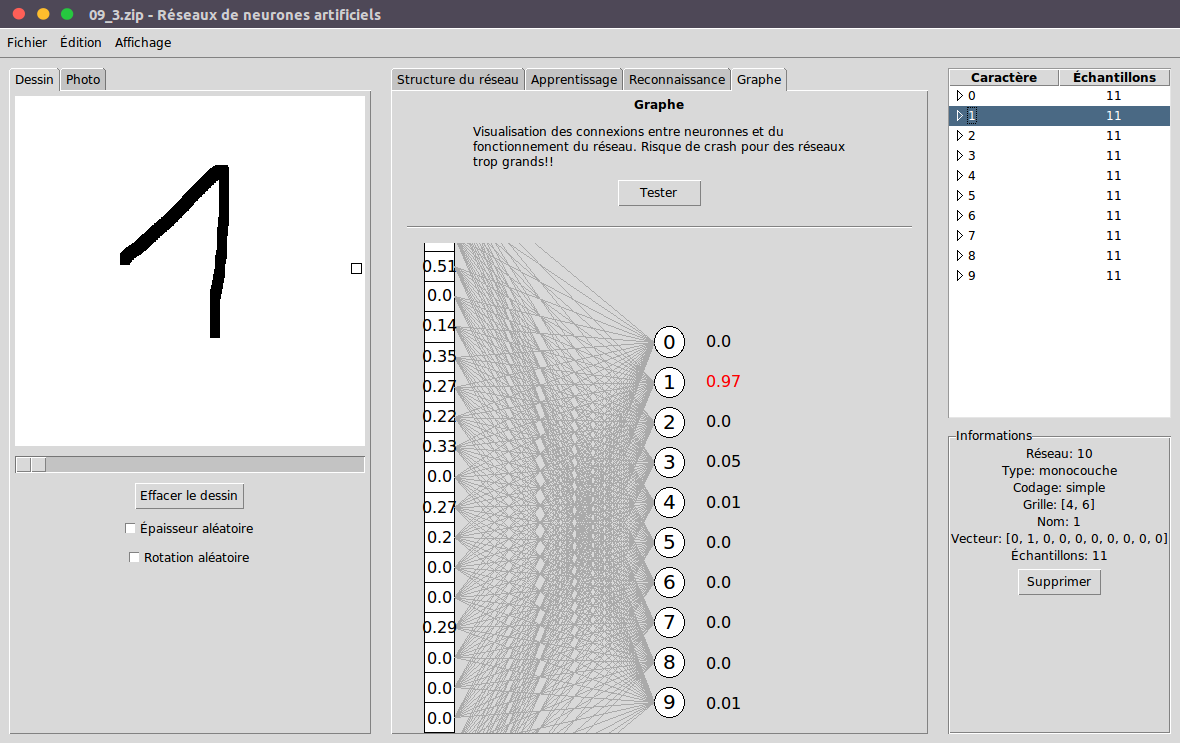
#> input picture transparents/schemas/capture.png, 1180 x 743 px
$ python -i ocr.py   (imports and definitions only)
#> lines starting #> are read from the running program, lines starting #| are printed output that depends on the picture
#> further down, picture is the input picture: PIL image 1180x743 RGB; mean R, G, B 213, 212.9, 213.5
# https://pillow.readthedocs.org/ pip install pillow
from PIL import Image

# Pour algorithmes
import math
import numpy as np
import random

# Pour sauvegardes dans des fichiers
import json
import io
import zipfile
import base64
import os


class ImageBinaire:

	"""Classe pour manipuler les images en noir et blanc"""

	def __init__(self, img):

		# On ne peut malheureusement pas hériter de la classe Image de PIL, il faut donc garder en mémoire une image PIL sur laquelle on travaille (voir également __getattr__)

		self._img = img

	def __getattr__(self, key):

		# Si une méthode n'est pas implémentée par ImageBinaire, on appelle cette méthode sur l'image interne PIL: cela évite d'avoir a réecrire toutes les méthodes d'image de PIL"""

		if key == "_img": raise AttributeError() # Evite les récursions infinies, à priori
		return getattr(self._img, key)

	# [5 lines left out: function new, not called in this run]

	def rotate(self, angle, resample = 0, expand = 0):

		"""Retourne une image d'un angle donné (modification en place)"""
#> called with angle = 90, resample = 0, expand = 0

		# Cette méthode gère correctement la rotation pour des angles non multiples de 90°, qui posent problème

		if angle%90 == 0: # Pas de problème de fond, on applique juste la rotation classique
			self._img = self._img.rotate(angle, resample, expand)
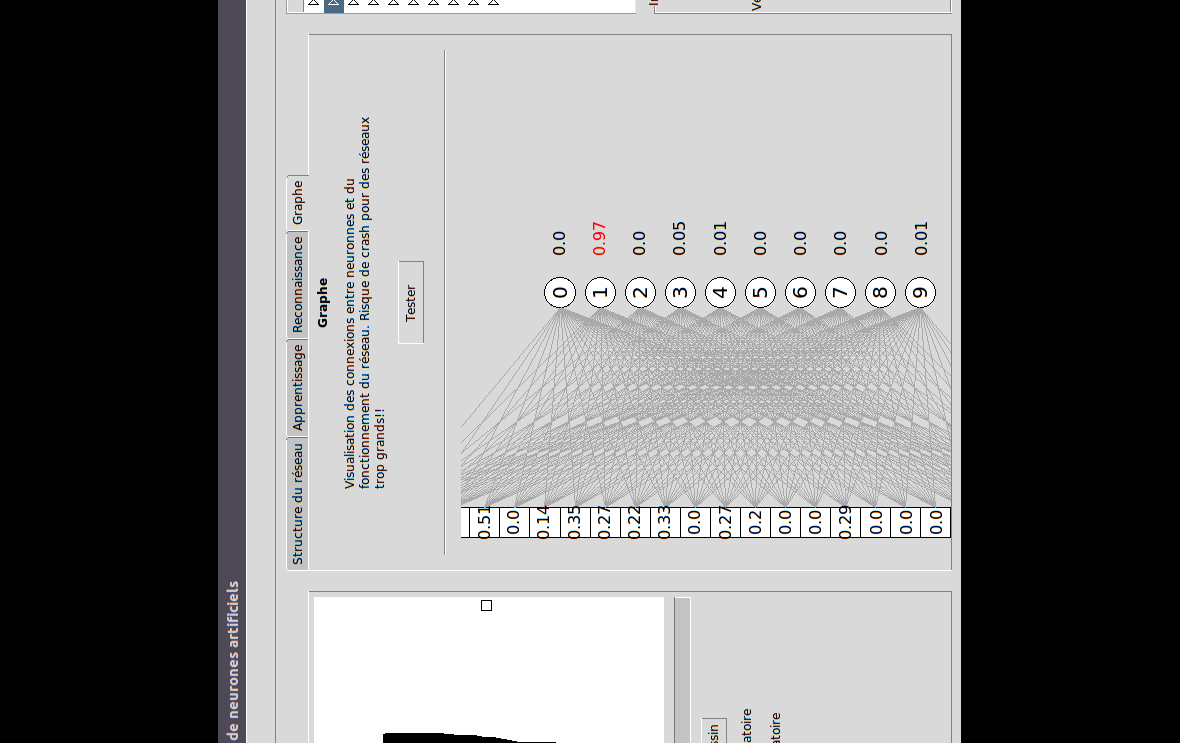
#> self._img: PIL image 1180x743 RGB; mean R, G, B 131.2, 131.1, 131.4
		else:
			# Voir http://stackoverflow.com/questions/5252170/specify-image-filling-color-when-rotating-in-python-with-pil-and-setting-expand
			rgba = self._img.convert("RGBA") # En RGBA, l'image sera retournée sur un fond transparent
			rot = rgba.rotate(angle, resample, expand)
			fond_blanc = Image.new("RGBA", rot.size, (255,)*4)
			finale = Image.composite(rot, fond_blanc, rot) # On colle notre image RGBA sur le fond blanc
			finale = finale.convert("1") # On repasse en noir+blanc
			self._img = finale

	# [82 lines left out: functions open, depuis_image, depuis_liste, enlever_parasites, enlever_parasites_verticalement, enlever_parasites_horizontalement, not called in this run]

	def decouper_verticalement(self):

		"""Découpe une image verticalement et renvoie une liste contenant ses "caractères" sous forme de liste de coordonnées des pixels noirs. Les caractères peuvent être reconstruits à l'aide de ImageBinaire.depuis_liste"""

		w, h = self.size
#> w = 1180; h = 743
		pix = self.load()
		noir, blanc = 0, 1

		caracs = []
		carac = []
		pause = False
		col_0 = 0 # col_0 et col_1 délimitent des caractères

		for x in range(w): # On parcoure chaque colonne

			col_1 = x # col_1

			for y in range(h): # On regarde chaque pixel de la colonne
				p = pix[x, y]
				if p == noir:
					carac.append((x, y)) # Sil un pixel est noir on ajoute les coordonées du pixel au caractère
					if not pause: # Si on est en train de chercher l'autre extrêmité d'un caractère (pause == false), on indique qu'il faut continuer
						col_1 = None
					else: # Sinon, on se trouve dans un espace entre deux caractères: un pixel noir signifie que l'on parcourt un nouveau caractère, on modifie la borne gauche (col_0)
						pause = False
						col_0 = x

			if x == w-1: col_1 = x # Bug sinon à la dernière itération

			if col_1 is not None and not pause: # Si on cherche la borne droite d'un caractère (pause == false) et si on a pas trouvé de pixels noirs dans cette colonne, alors on a un caractère!
				pause = True
				if col_1 - col_0 > 5: # On ne garde que les caractères suffisamment larges (parasites ignorés)
					caracs.append(carac)
					carac = []
#> after the loop, carac = []; caracs = []

		return caracs

	def decouper_horizontalement(self):

		"""Découpe une image horizontalement et renvoie une liste contenant ses "caractères" sous forme de liste"""

		# On utilise ImageBinaire.decouper_verticalement pour pas dupliquer les algorithmes...

		# On découpe verticalement l'image tournée de 90 degrés
		self.rotate(90)
		caracs = self.decouper_verticalement()
#> caracs = []
		self.rotate(-90)
#> call 2 of rotate, with angle = -90, resample = 0, expand = 0
#> in rotate (call 2), `self._img = self._img.rotate(angle, resample, expand)`:
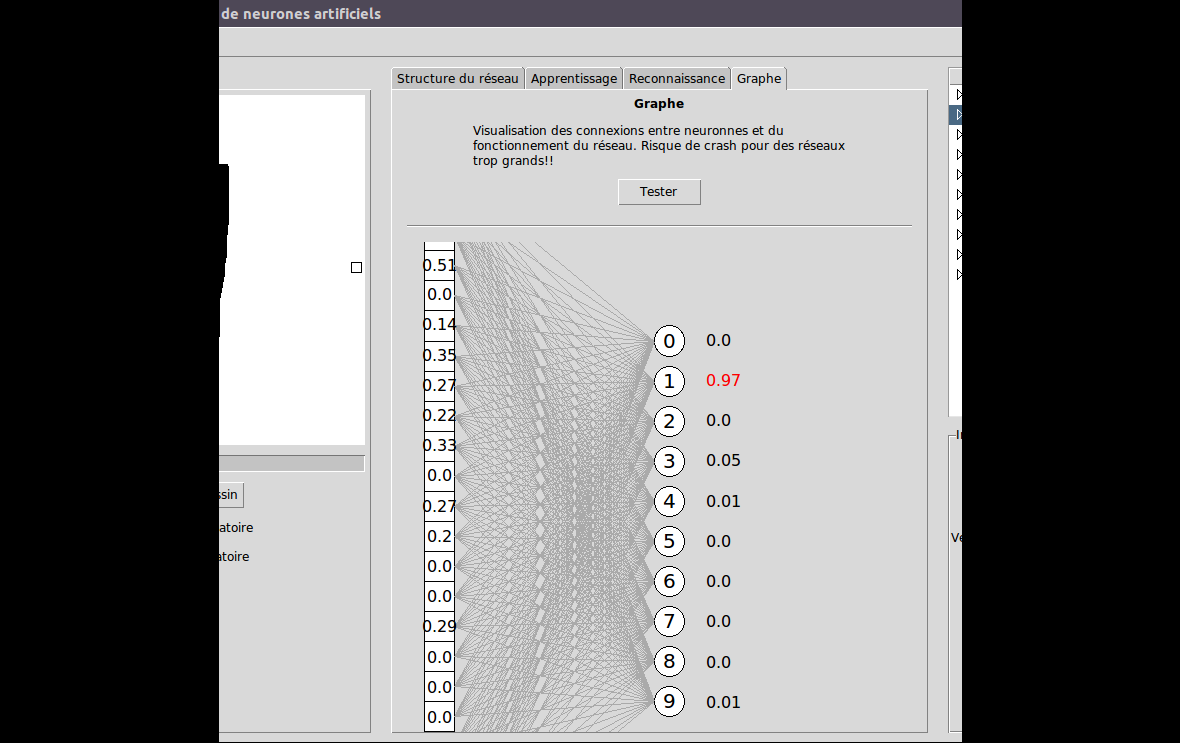
#> self._img: PIL image 1180x743 RGB; mean R, G, B 131.2, 131, 131.3

		# On rétablit les coordonnées renvoyées par le découpage vertical
		nouv_caracs = []
		for carac in caracs:
			nouv_carac = []
			h = max([p[1] for p in carac]) - min([p[1] for p in carac])
			for x, y in carac:
				nouv_carac.append((h-y, x))
			nouv_caracs.append(nouv_carac)
#> this loop made 0 passes
#> after the loop, nouv_caracs = []

		return nouv_caracs

	# [130 lines left out: functions _cases_autour, decouper, decouper2, bounding_box, recentrer, proportions, not called in this run]


class Reseau(list): # On se base sur 'list' pour automatiquement avoir __iter__, len(), et ainsi de suite... bref, un comportement de liste!

	"""Un réseau de neurones artificiels généraliste, c'est une liste modifiée de listes de neurones (objets Neurone)"""

	# [5 lines left out: function __str__, not called in this run]

	def __repr__(self): return self.__str__()

	# [77 lines left out: functions __init__, architecture, type, _export, _import, codage_simple and 1 more, not called in this run]

	codages = {
		"simple": codage_simple,
		"binaire": codage_binaire,
	}

	# [189 lines left out: functions utiliser_codage, representation, ajout_classe, enlever_classe, initialiser, ajout_couche and 8 more, not called in this run]

def heaviside(x):
	return 1 if x > 0 else 0

def heaviside_prime(x):
	return float("inf") if x == 0 else 0

def sigmoide(x):
	return 1/(1+math.exp(-x))

def sigmoide_prime(x):
	return sigmoide(x)*(1-sigmoide(x))

class Neurone(list):

	"""Un neurone pour les réseaux"""

	def __str__(self):

		return "Neurone({})".format(", ".join([str(i) for i in self]))

	def __repr__(self): return self.__str__()

	# [45 lines left out: functions __init__, corriger, sortie, sortie_deriv, initialiser, not called in this run]


# Protocoles de lecture et écriture de réseaux OCR

class ProtocoleJSON:

	"""Protocole pour le format JSON"""

	# [8 lines left out: function __init__, not called in this run]

	def __enter__(self): # Appelé par le mot-clé "with"

		return self

	def __exit__(self, *args): # Appelé en sortant d'un bloc "with"

		self.fichier.close()

	# [35 lines left out: functions sauver, images, reseau, not called in this run]

class ProtocoleZIP:

	"""Protocole pour les fichiers ZIP"""

	# [4 lines left out: function __init__, not called in this run]

	def __enter__(self):

		return self

	def __exit__(self, *args):

		self.fichier.close()

	# [33 lines left out: functions sauver, images, reseau, not called in this run]


class ReseauOCR(Reseau): # On se base sur Reseau

	"""Un réseau spécialisé dans l'OCR"""

	protocoles = {
		".zip": ProtocoleZIP,
		".json": ProtocoleJSON,
	}

	# [166 lines left out: functions get_protocole, __init__, _export, _import, copier, ouvrir and 11 more, not called in this run]

>>> from PIL import Image
>>> picture = Image.open('../transparents/schemas/capture.png')
>>> result = ImageBinaire(picture).decouper_horizontalement()
#> result = []
